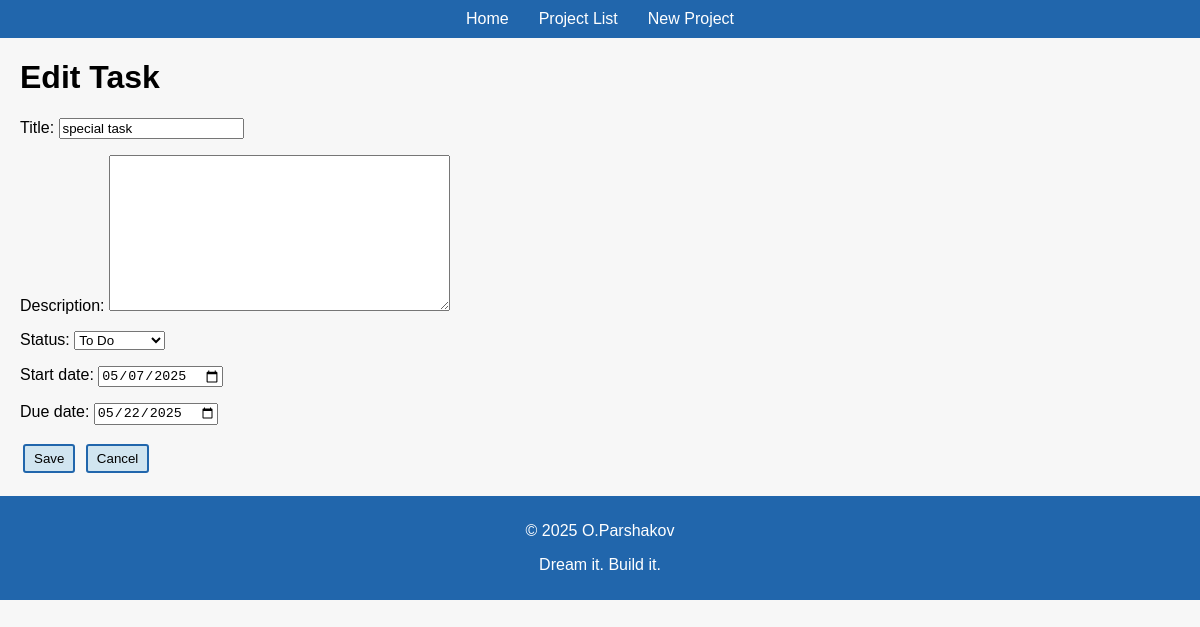
Screenshot of /task/edit/1/ with the database file from the repository.
### manager/models.py (models this page shows, shortened)
class Task(models.Model):
    STATUS_CHOICES = [
        ('todo', 'To Do'),
        ('in_progress', 'In Progress'),
        ('done', 'Done'),
    ]
    project = models.ForeignKey(Project, related_name='tasks', on_delete=models.CASCADE)
    title = models.CharField(max_length=255)
    description = models.TextField(blank=True, null=True)
    created_at = models.DateTimeField(auto_now_add=True)
    start_date = models.DateField()
    due_date = models.DateField()
    status = models.CharField(max_length=15, choices=STATUS_CHOICES, default='todo')

### manager/views.py (the view, shortened to what this page needs)
# urls.py: path('task/edit/<int:task_id>/', views.TaskUpdateView.as_view(), name='task_edit'),
class TaskUpdateView(UpdateView):
    model = Task
    form_class = TaskForm
    template_name = 'manager/task_update_form.html'
    pk_url_kwarg = 'task_id'
    def get_context_data(self, **kwargs):
        context = super().get_context_data(**kwargs)
        context['project'] = self.object.project
        return context
    def get_form_kwargs(self):
        kwargs = super().get_form_kwargs()
        kwargs['project'] = self.get_object().project
        return kwargs

### manager/forms.py (shortened to what this page needs)
class TaskForm(forms.ModelForm):
    class Meta:
        model = Task
        fields = ['title', 'description', 'status', 'start_date', 'due_date']
        widgets = {
            'due_date': forms.DateInput(attrs={'type': 'date'}),
            'start_date': forms.DateInput(attrs={'type': 'date'}),
        }
    def __init__(self, *args, project=None, **kwargs):
        super().__init__(*args, **kwargs)
        self.project = project or getattr(self.instance, 'project', None)

### manager/templates/manager/task_update_form.html (shortened to what this page needs)
{% extends 'manager/base.html' %}
{% block content %}
    <h1>{% if form.instance.pk %}Edit Task{% else %}Create Task{% endif %}</h1>
    <form method="post">
        {{ form.as_p }}
        <button type="submit">Save</button>
        <button type="button" onclick="location.href='{% url 'project_detail' id=project.id %}';">Cancel</button>
    </form>
{% endblock %}

### static/css/style0.css (style rules this page uses)
body { font-family: Tahoma, Arial, sans-serif; margin: 0; padding: 0; background-color: #f7f7f7; }
button { background-color: #d1e5f0; border: 2px solid #2166ac; cursor: pointer; padding: 5px 9px; border-radius: 3px; margin: 3px; }

### rows the page displays
Task: title "special task", status "To Do", start_date "05/07/2025", due_date "05/22/2025"
